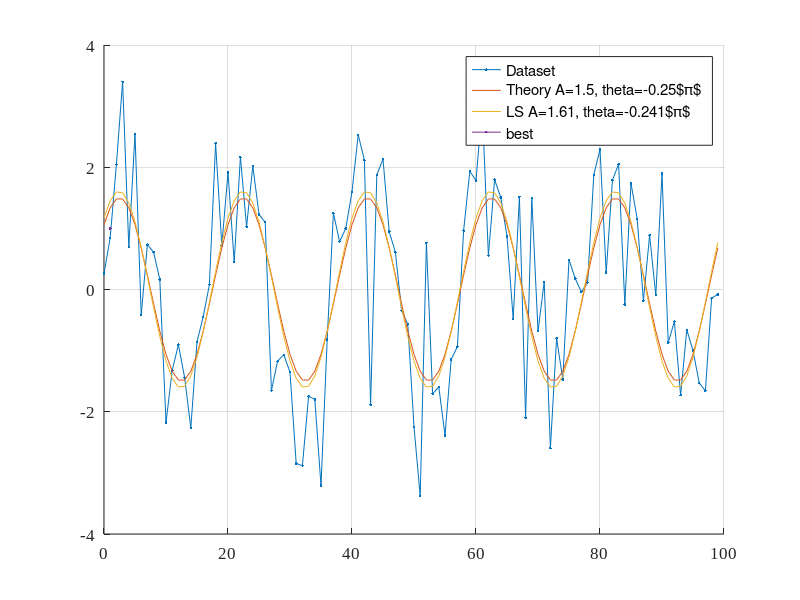

Source code (MATLAB): (Note: this script raises an error after producing the figure.)
clearvars
close all

rng(253)

%% dataset
w0 = 0.1*pi;
A = 1.5;
theta = -pi/4;
L = 100;
n = (0:L-1)';
sigma = 1;

y_theory = A*cos(w0*n+theta);
y = y_theory + sigma*randn(L,1);

%% LS
X = [cos(w0*n) sin(w0*n)];
w_ls = pinv(X)*y;
y_hat = X*w_ls;

w_theory = [A*cos(theta); -A*sin(theta)]
%% Amplitude and phase
A_hat = sqrt(sum(w_ls.^2));
theta_hat = -atan2(w_ls(2),w_ls(1));

%% Plot
figure(1)
clf
hold on
plot(n,y,'.-')
plot(n,y_theory,n,y_hat,LineWidth=1)
hold off
grid on
legend('Dataset',['Theory A=' num2str(A) ', theta=' num2str(theta/pi) '$\pi$'], ...
    ['LS A=' num2str(A_hat,3) ', theta=' num2str(theta_hat/pi,3) '$\pi$'], ...
    Location='best',Interpreter='latex')
set(gca,'FontName','Times New Roman','FontSize',12)

exportgraphics(gcf,'ls_regression_amp_phase.pdf')


%%
A - A_hat
theta - theta_hat

%% Goertzel - note the frequency number
[abs(goertzel(y,w0/2/pi*L+1))/L*2; A_hat]
[angle(goertzel(y,w0/2/pi*L+1)); theta_hat]